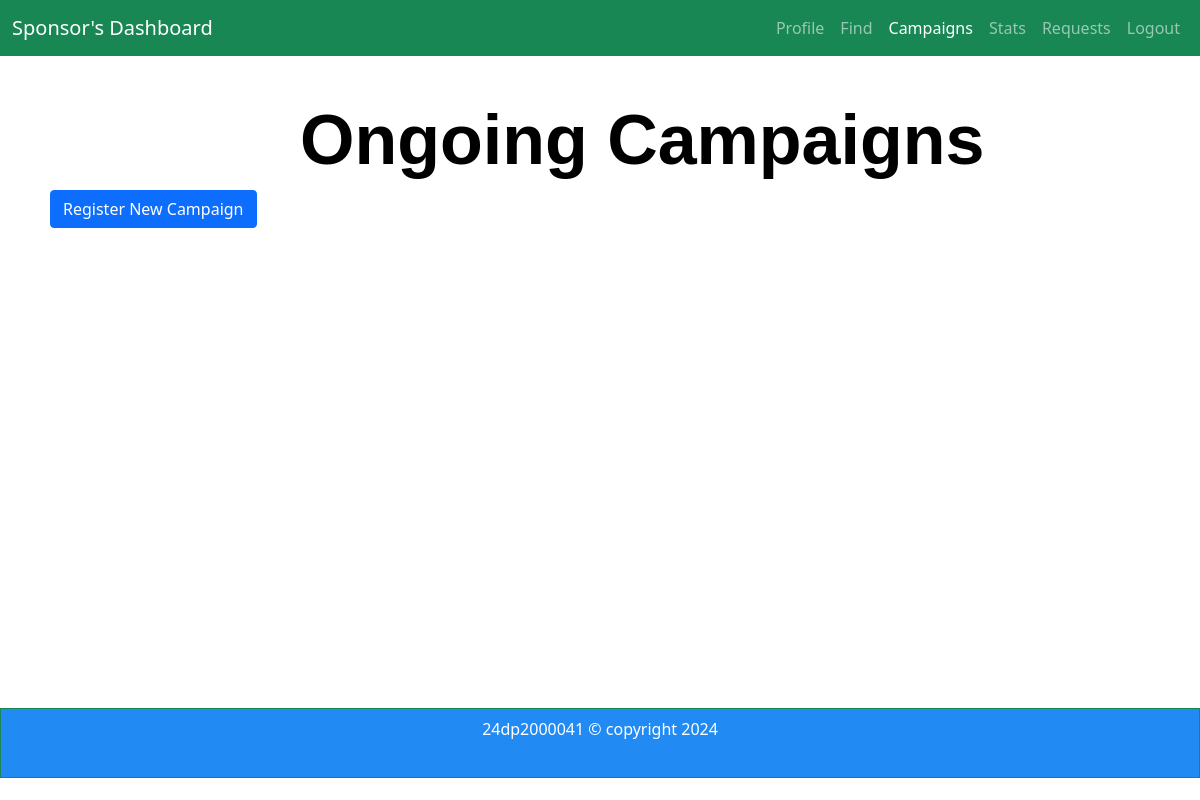
The page /campaigns (signed in) on the database as committed earlier.
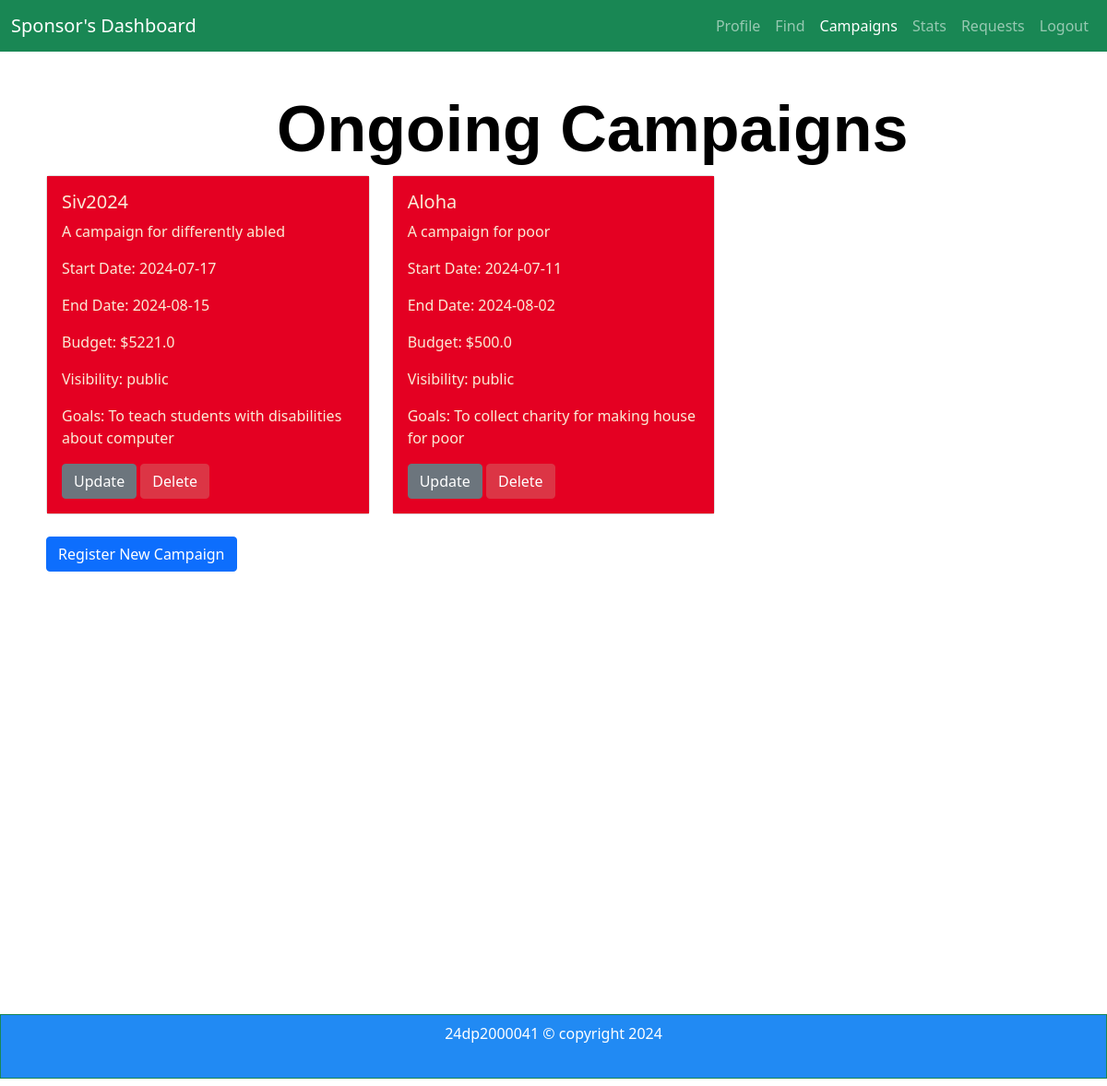
The same page on the database as committed later.
### app.py (models this page shows, shortened)
class Campaign(db.Model):
    id = db.Column(db.Integer, primary_key=True, autoincrement=True)
    name = db.Column(db.String(64), index=True)
    description = db.Column(db.String(256))
    start_date = db.Column(db.Date)
    end_date = db.Column(db.Date)
    budget = db.Column(db.Float)
    visibility = db.Column(db.String(64))
    goals = db.Column(db.String(256))
    sponsor_id = db.Column(db.Integer, db.ForeignKey('user.id'))

### app.py (the view)
@app.route('/campaigns')
@login_required
def campaigns():
    campaigns = Campaign.query.filter_by(sponsor_id=current_user.id).all()
    return render_template('campaigns.html', campaigns=campaigns)

### app.py (called while the page is built)
@login_manager.user_loader
def load_user(user_id):
    return User.query.get(int(user_id))

    @property
    def is_active(self):
        return True

### templates/campaigns.html (shortened to what this page needs)
<!DOCTYPE html>
<html lang="en">
<head>
    <link href="https://cdn.jsdelivr.net/npm/bootstrap@5.0.2/dist/css/bootstrap.min.css" rel="stylesheet">
</head>
<body>
    <div class="container1">
        <div id="panel">
            <nav class="navbar navbar-expand-sm bg-success navbar-dark fixed-top" id="navi">
                <div class="container-fluid">
                    <a class="navbar-brand" href="#">Sponsor's Dashboard</a>
                    <ul class="navbar-nav ml-auto">
                    <div class="collapse navbar-collapse justify-content-end" id="navbarNavDropdown">
                        <ul class="navbar-nav">
                            <li class="nav-item">
                            <a class="nav-link " href="/sponsor_dashboard">Profile </a>
                            </li>
                            <li class="nav-item">
                                <a class="nav-link " href="/find_sponsor"> Find </a>
                            </li>
                            <li class="nav-item">
                                <a class="nav-link active " aria-current="page" href="/campaigns">Campaigns</a>
                            </li>
                            <li class="nav-item">
                                <a class="nav-link "  href="/stats_sponsor">Stats </a>
                            </li>
                            <li class="nav-item">
                                   <a class="nav-link " aria-current="page" href="/request_s">Requests</a>
                            </li>
                            <li class="nav-item">
                                <a class="nav-link " href="/logout">Logout </a>
                            </li>
                        </ul>
                    </div>
                </div>
            </nav>
        </div>
<br>
<br>
        <div class="inside">
            <h1>Ongoing Campaigns</h1>
            <div class="row">
                {% for campaign in campaigns %}
                <div class="col-md-4">
                    <div class="card mb-4">
                        <div class="card-body">
                            <h5 class="card-title">{{ campaign.name }}</h5>
                            <p class="card-text">{{ campaign.description }}</p>
                            <p class="card-text">Start Date: {{ campaign.start_date }}</p>
                            <p class="card-text">End Date: {{ campaign.end_date }}</p>
                            <p class="card-text">Budget: ${{ campaign.budget }}</p>
                            <p class="card-text">Visibility: {{ campaign.visibility }}</p>
                            <p class="card-text">Goals: {{ campaign.goals }}</p>
                            <button type="button" class="btn btn-secondary" data-bs-toggle="modal" data-bs-target="#updateCampaignModal{{ campaign.id }}">
                                Update
                            </button>
                            <form method="POST" action="{{ url_for('delete_campaign', id=campaign.id) }}" class="d-inline">
                                <button type="submit" class="btn btn-danger">Delete</button>
                            </form>
                        </div>
                    </div>
                </div>
                {% endfor %}
            </div>
            <button type="button" class="btn btn-primary" data-bs-toggle="modal" data-bs-target="#registerCampaignModal">
                Register New Campaign
            </button>
        </div>
    </div>
    <div id="footer">
        <div class="border border-success p-2 mb-2" id="kaal">
                      24dp2000041 © copyright 2024
        </div>
</body>
</html>

Rows that differ between the two databases and show on the page:
added Campaign: name "Siv2024", description "A campaign for differently abled", start_date "2024-07-17", end_date "2024-08-15", budget "5221.0", visibility "public", goals "To teach students with disabilities about computer"
added Campaign: name "Aloha", description "A campaign for poor", start_date "2024-07-11", end_date "2024-08-02", budget "500.0", visibility "public", goals "To collect charity for making house for poor"
